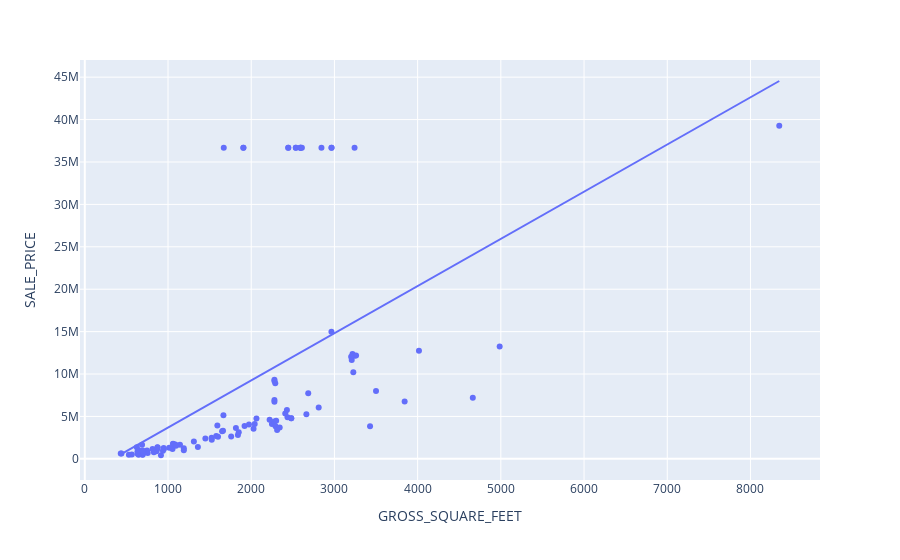

Notebook source saved alongside this figure:
### Code cell
# Add an OLS (Ordinary Least Squares) trendline,
# to see how the outliers influence the "line of best fit"
fig = px.scatter(tribeca_df, x="GROSS_SQUARE_FEET", y="SALE_PRICE", trendline="ols")
iplot(fig)
